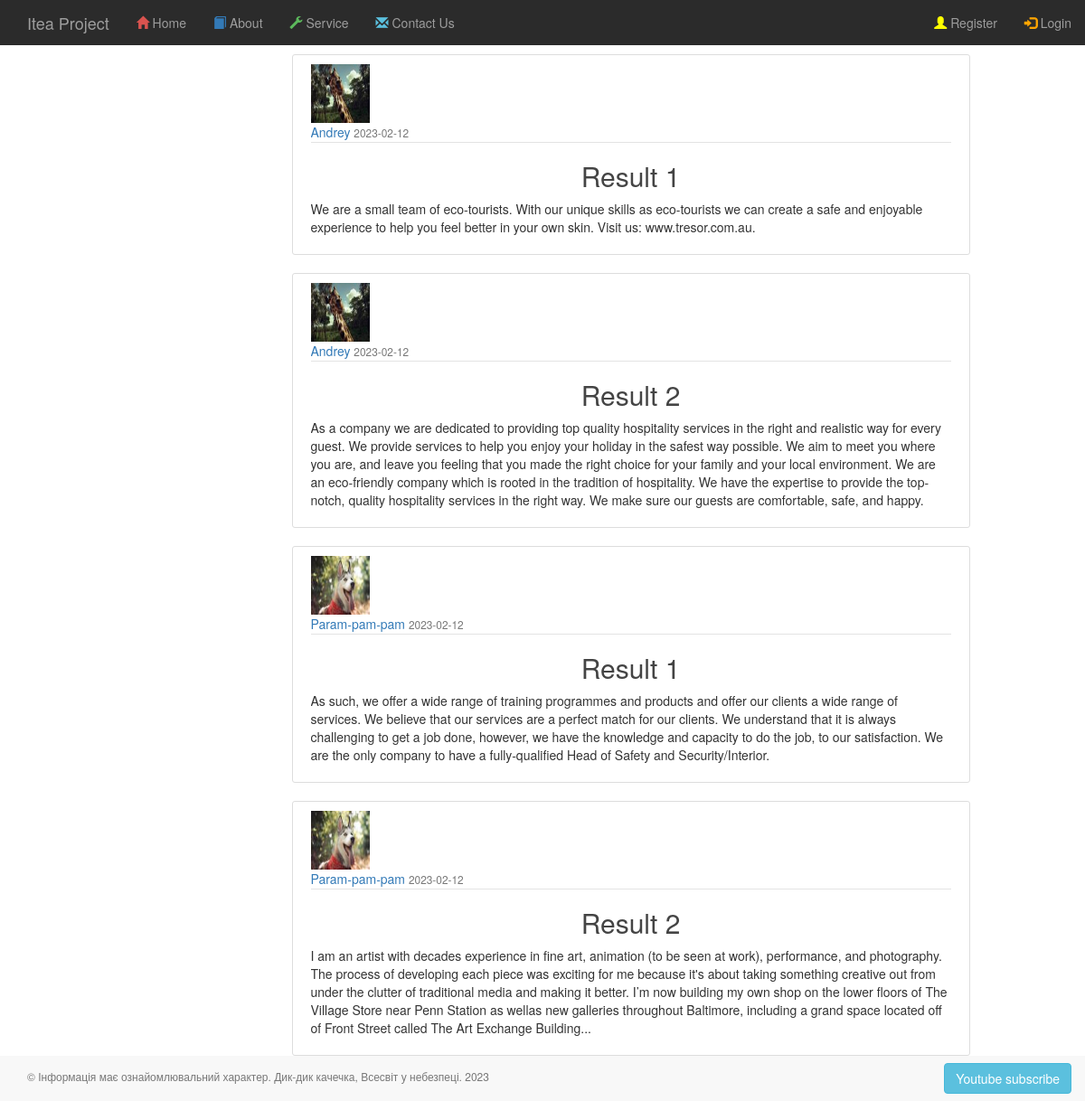
The page / on the database its author committed.
### app/auth/models.py (models this page shows, shortened)
class Post(BaseModel):
    title = CharField(max_length=100)
    content = TextField(default="")
    date_posted = DateTimeField(default=datetime.datetime.utcnow)
    author = ForeignKeyField(User)

class Profile(BaseModel):
    avatar = CharField()
    info = TextField()
    city = CharField()
    age = IntegerField()

class User(BaseModel, UserMixin):
    username = CharField(max_length=100)
    email = CharField(max_length=200, unique=True, index=True)
    __password_hash = CharField(max_length=128)
    last_visit = DateTimeField(default=datetime.datetime.now)
    role = ForeignKeyField(Role, backref='users')
    profile = ForeignKeyField(Profile)
    @property
    def password(self):
        raise AttributeError('password is not a valid attribute')

### app/main/routes.py (the view)
@main.route('/')
def index():
    db = current_app.config['db']
    db.create_tables([Role, Profile, Post, User])
    if not Role.select().where(Role.name == 'user').first():
        Role(name='user').save()
    query = Post.select()
    for row in query:
        print(row.id, row.title, row.content,
              row.author.username, row.author.email,
              row.author.profile.avatar, row.author.profile.info, row.author.profile.city, row.author.profile.age)
    title = "Home"
    return render_template("main/index.html",
                           title=title,
                           posts=query)

### app/templates/main/index.html
{% extends '_base.html' %}
{% block page_content %}
    <div class="row">
        <div class="col-md-3"></div>
        <div class="col-md-8">
            {% for post in posts %}
                <article class="media content-section">
                    <img class="rounded-circle article-img"
                         src="{{ url_for('static', filename='profile_pics/' + post.author.profile.avatar) }}">
                    <div class="media-body">
                        <div class="article-metadata">
                            <a class="mr-2" href="#">
                                {{ post.author.username }}
                            </a>
                            <small class="text-muted">
                                {{ post.date_posted.strftime('%Y-%m-%d') }}
                            </small>
                        </div>
                        <h2><a class="article-title" href="{{ url_for('posts.post_func', post_id=post.id) }}">
                            {{ post.title }}
                        </a></h2>
                        <p class="article-content">{{ post.content }}</p>
                    </div>
                </article>
            {% endfor %}
        </div>
        <div class="col-md-3"></div>
    </div>
{% endblock page_content %}

### app/static/css/styles_blog.css (style rules this page uses)
.content-section { background: #ffffff; padding: 10px 20px; border: 1px solid #dddddd; border-radius: 3px; margin-bottom: 20px; }
.article-title { color: #444444; }
.article-content { white-space: pre-line; }
.article-img { height: 65px; width: 65px; margin-right: 16px; }
.article-metadata { padding-bottom: 1px; margin-bottom: 4px; border-bottom: 1px solid #e3e3e3 }

### app/static/css/styles.css (style rules this page uses)
h1, h2, h3 { text-align: center; }

### rows shown on the page
Post: avatar (picture), author.username "Andrey", date_posted "2023-02-12", title "Result 1", content "We are a small team of eco-tourists. With our unique skills as eco-tourists we can create a safe and enjoyable experience to help you feel better in your own skin. Visit us: www.tresor.com.au."
Post: avatar (picture), author.username "Andrey", date_posted "2023-02-12", title "Result 2", content "As a company we are dedicated to providing top quality hospitality services in the right and realistic way for every guest. We provide services to help you enjoy your holiday in the safest way possible. We aim to meet you where you are, and leave you feeling that you made the right choice for your family and your local environment. We are an eco-friendly company which is rooted in the tradition of hospitality. We have the expertise to provide the top-notch, quality hospitality services in the right way. We make sure our guests are comfortable, safe, and happy."
Post: avatar (picture), author.username "Param-pam-pam", date_posted "2023-02-12", title "Result 1", content "As such, we offer a wide range of training programmes and products and offer our clients a wide range of services. We believe that our services are a perfect match for our clients. We understand that it is always challenging to get a job done, however, we have the knowledge and capacity to do the job, to our satisfaction. We are the only company to have a fully-qualified Head of Safety and Security/Interior."
Post: avatar (picture), author.username "Param-pam-pam", date_posted "2023-02-12", title "Result 2", content "I am an artist with decades experience in fine art, animation (to be seen at work), performance, and photography. The process of developing each piece was exciting for me because it's about taking something creative out from under the clutter of traditional media and making it better. I’m now building my own shop on the lower floors of The Village Store near Penn Station as wellas new galleries throughout Baltimore, including a grand space located off of Front Street called The Art Exchange Building..."
